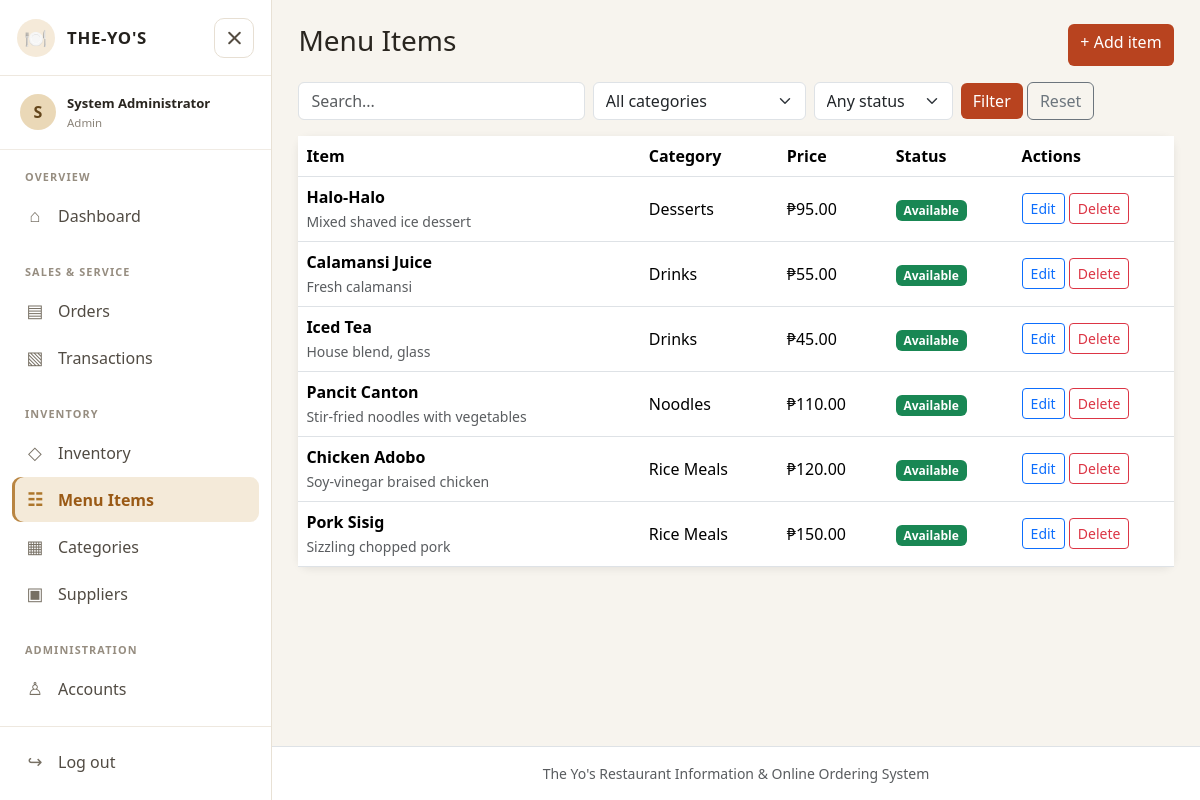
Screenshot of /menu_manage.php (signed in) with the database file from the repository.
### tables this page shows
CREATE TABLE menu_items (
  menu_id INT AUTO_INCREMENT PRIMARY KEY,
  category_id INT NOT NULL,
  item_name VARCHAR(100) NOT NULL,
  description VARCHAR(255) DEFAULT NULL,
  price DECIMAL(10,2) NOT NULL,
  is_available TINYINT(1) NOT NULL DEFAULT 1,
  FOREIGN KEY (category_id) REFERENCES categories(category_id) ON DELETE RESTRICT
);

CREATE TABLE categories (
  category_id INT AUTO_INCREMENT PRIMARY KEY,
  category_name VARCHAR(60) NOT NULL UNIQUE,
  description VARCHAR(255) DEFAULT NULL
);

### includes/config.php (called while the page is built, shortened)
<?php
try {
    $conn = mysqli_connect("localhost", "root", "", "theyos_db");
    mysqli_set_charset($conn, "utf8mb4");
} catch (mysqli_sql_exception $ex) {
    error_log($ex->getMessage());
    die("<h3>Cannot connect to the database.</h3><p>Start MySQL in XAMPP and import <b>sql/theyos_db.sql</b> in phpMyAdmin.</p>");
}
function e($s)          { return htmlspecialchars((string)$s, ENT_QUOTES, 'UTF-8'); }
function peso($n)       { return '₱' . number_format((float)$n, 2); }
function q($sql, $types = '', $params = []) {
    global $conn;
    $st = mysqli_prepare($conn, $sql);
    if ($types !== '') { mysqli_stmt_bind_param($st, $types, ...$params); }
    mysqli_stmt_execute($st);
    return $st;
}
function rows($st) { return mysqli_fetch_all(mysqli_stmt_get_result($st), MYSQLI_ASSOC); }

### menu_manage.php (the view, shortened to what this page needs)
<?php
require 'includes/config.php'; require_admin();
$title = 'Manage Menu'; $errors = []; $action = $_GET['action'] ?? 'list';
$row = ['menu_id' => '', 'category_id' => '', 'item_name' => '', 'description' => '', 'price' => '', 'is_available' => 1];
$cats = rows(q("SELECT * FROM categories ORDER BY category_name"));
$search = trim($_GET['search'] ?? ''); $cat = (int)($_GET['cat'] ?? 0); $avail = $_GET['avail'] ?? '';
$sql = "SELECT m.*, c.category_name FROM menu_items m JOIN categories c ON c.category_id=m.category_id WHERE (m.item_name LIKE ? OR m.description LIKE ?)";
$t = 'ss'; $p = ["%$search%", "%$search%"];
$list = rows(q($sql . " ORDER BY c.category_name, m.item_name", $t, $p));
include 'includes/header.php';
?>
<?php if ($action === 'add' || $action === 'edit'): ?>
<div class="card" style="max-width:640px"><div class="card-body">
  <h4><?= $action === 'add' ? 'Add' : 'Edit' ?> menu item</h4>
  <form method="post"><input type="hidden" name="menu_id" value="<?= e($row['menu_id']) ?>">
    <label class="form-label">Item name</label><input class="form-control mb-2" name="item_name" value="<?= e($row['item_name']) ?>">
    <label class="form-label">Category</label><select class="form-select mb-2" name="category_id"><option value="">Select...</option>
      <?php foreach ($cats as $c): ?><option value="<?= $c['category_id'] ?>" <?= $row['category_id'] == $c['category_id'] ? 'selected' : '' ?>><?= e($c['category_name']) ?></option><?php endforeach; ?></select>
    <label class="form-label">Description</label><input class="form-control mb-2" name="description" value="<?= e($row['description']) ?>">
    <label class="form-label">Price (₱)</label><input class="form-control mb-2" name="price" value="<?= e($row['price']) ?>">
    <div class="form-check mb-3"><input type="checkbox" class="form-check-input" name="is_available" id="av" <?= $row['is_available'] ? 'checked' : '' ?>><label for="av" class="form-check-label">Available for ordering</label></div>
    <button class="btn btn-yo">Save</button> <a class="btn btn-outline-secondary" href="menu_manage.php">Cancel</a></form>
</div></div>
<?php else: ?>
<div class="d-flex justify-content-between mb-3"><h3>Menu Items</h3><a class="btn btn-yo" href="?action=add">+ Add item</a></div>
<form class="row g-2 mb-3" method="get">
  <div class="col-md-4"><input class="form-control" name="search" placeholder="Search..." value="<?= e($search) ?>"></div>
  <div class="col-md-3"><select class="form-select" name="cat"><option value="0">All categories</option></select></div>
  <div class="col-md-2"><select class="form-select" name="avail"><option value="">Any status</option></select></div>
  <div class="col-md-3"><button class="btn btn-yo">Filter</button> <a class="btn btn-outline-secondary" href="menu_manage.php">Reset</a></div>
</form>
<div class="card"><table class="table table-hover align-middle mb-0"><thead><tr><th>Item</th><th>Category</th><th>Price</th><th>Status</th><th width="160">Actions</th></tr></thead><tbody>
<?php foreach ($list as $m): ?><tr><td><b><?= e($m['item_name']) ?></b><br><small class="text-muted"><?= e($m['description']) ?></small></td><td><?= e($m['category_name']) ?></td><td><?= peso($m['price']) ?></td>
  <td><?= $m['is_available'] ? "<span class='badge bg-success'>Available</span>" : "<span class='badge bg-secondary'>Unavailable</span>" ?></td>
  <td><a class="btn btn-sm btn-outline-primary" href="?action=edit&id=<?= $m['menu_id'] ?>">Edit</a>
  <form method="post" class="d-inline" onsubmit="return confirm('Delete this item?')"><button class="btn btn-sm btn-outline-danger">Delete</button></form></td></tr>
<?php endforeach; if (!$list) echo "<tr><td colspan='5' class='text-center text-muted'>No menu items found.</td></tr>"; ?>
</tbody></table></div>
<?php endif; include 'includes/footer.php'; ?>

### css/style.css (style rules this page uses)
:root { --yo-brand:#b8431f; --yo-dark:#3b1d12; --yo-cream:#fff8f0; }
body { background: #f7f4ee; font-family: 'Segoe UI', Arial, sans-serif; color:#29251f; }
.btn-yo { background: var(--yo-brand); color:#fff; border:0; }
.card { border:0; box-shadow:0 2px 8px rgba(0,0,0,.08); border-radius:12px; }
.table thead { background: var(--yo-dark); color:#fff; }

### rows the page displays
menu_items: item_name "Halo-Halo", description "Mixed shaved ice dessert", category.category_name "Desserts", price "₱95.00", is_available "Available"
menu_items: item_name "Calamansi Juice", description "Fresh calamansi", category.category_name "Drinks", price "₱55.00", is_available "Available"
menu_items: item_name "Iced Tea", description "House blend, glass", category.category_name "Drinks", price "₱45.00", is_available "Available"
menu_items: item_name "Pancit Canton", description "Stir-fried noodles with vegetables", category.category_name "Noodles", price "₱110.00", is_available "Available"
menu_items: item_name "Chicken Adobo", description "Soy-vinegar braised chicken", category.category_name "Rice Meals", price "₱120.00", is_available "Available"
menu_items: item_name "Pork Sisig", description "Sizzling chopped pork", category.category_name "Rice Meals", price "₱150.00", is_available "Available"

### other values shown
substr($_SESSION['fullname'], 0, 1) "S"
$_SESSION['fullname'] "System Administrator"
$_SESSION['accesslevel'] "Admin"
$icon "⌂ ▤ ▧ ◇ ☷ ▦ ▣ ♙"
$label "Dashboard Orders Transactions Inventory Menu Items Categories Suppliers Accounts"
